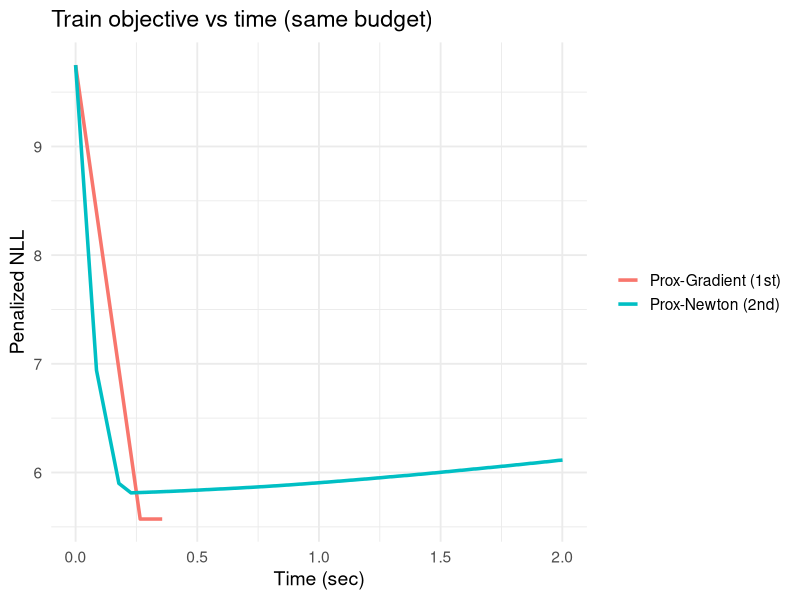
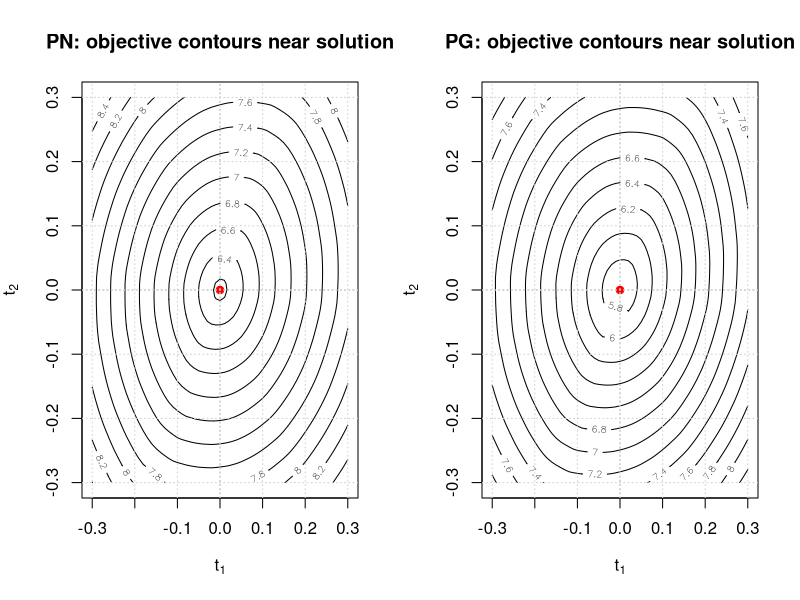
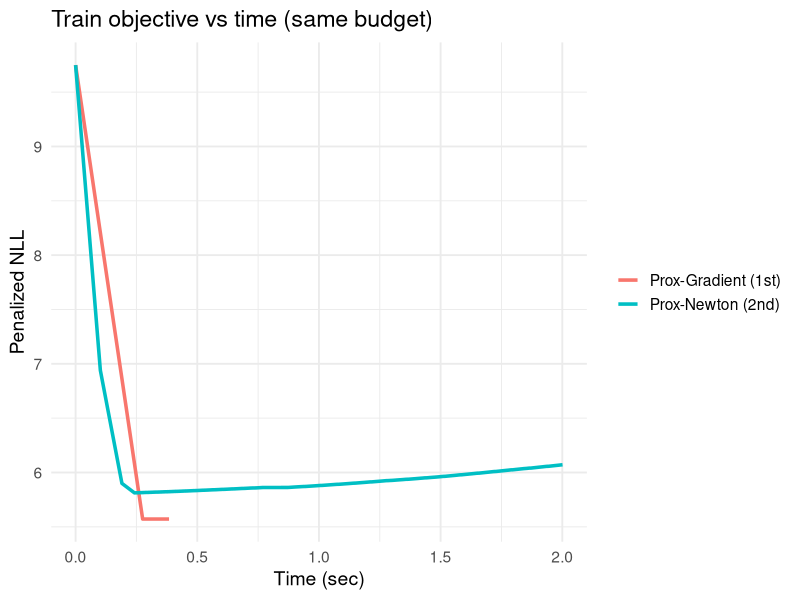

Source code (R) for these figures, in order:
# ================================================================
# Sparse multivariate regression (gamma, Omega)
# First-order Prox-Gradient vs Second-order Proximal-Newton (inexact)
#
# Goal: implement a proximal-Newton outer loop (per the notes) with
#  - quadratic model using block-diagonal Hessian
#  - gamma-block solved by a short inner prox-gradient on the Newton quadratic
#  - Omega-block solved via an ADMM-based PSD + L1 proximal around the
#    Newton center (identity-metric prox, inexact but effective)
#  - self-concordant step size alpha = 1/(1 + lambda_local)
# and compare convergence speed vs our first-order prox-gradient under a
# fixed wall-clock time budget.
#
# Reference: "Notes on a Proximal–Newton Framework for Matrix-Valued
# Gaussian Likelihoods" (July 2025): Algorithm 1 and the ADMM inner loop.
# ================================================================

############################  Helper functions  #############################

symmetrize <- function(A) 0.5 * (A + t(A))                   # Symmetrize a square matrix

is_psd_chol <- function(A, tol = 1e-8) {                     # PSD check via pivoted Cholesky
  p <- tryCatch(chol(A, pivot = TRUE, tol = tol), error = function(e) NULL)
  !is.null(p) && attr(p, "rank") == nrow(A)
}

clip_eig <- function(A, eps = 0) {                           # Eigenvalue clipping to enforce PSD
  ea <- eigen(symmetrize(A), symmetric = TRUE)
  V  <- ea$vectors
  d  <- pmax(ea$values, eps)
  V %*% diag(d, length(d)) %*% t(V)
}

proj_psd <- function(A) clip_eig(A, eps = 0)                 # PSD projection

safe_logdet <- function(A, eps0 = 1e-6) {                    # Stable log|A| (adds eps0*I)
  (determinant(A + diag(eps0, nrow(A)), logarithm = TRUE)$modulus)
}

safe_inv_psd <- function(A, eps = 1e-6) {                    # Stable inverse for PSD via eig floor
  ea <- eigen(symmetrize(A), symmetric = TRUE)
  V  <- ea$vectors
  d  <- pmax(ea$values, eps)
  V %*% diag(1 / d, length(d)) %*% t(V)
}

soft_thresh <- function(A, tau) sign(A) * pmax(abs(A) - tau, 0)   # L1 proximal (elementwise)

eig_max_symmetric <- function(A) {                                # Largest eigenvalue of symmetric A
  eigvals <- suppressWarnings(eigen(symmetrize(A), symmetric = TRUE, only.values = TRUE)$values)
  max(eigvals)
}

####################  ADMM proximal operator for Omega  #####################
# Solves:  min_Omega  0.5 * ||Omega - V||_F^2 + lambda * ||offdiag(Omega)||_1
#          s.t. Omega is PSD. (Identity-metric prox around V.)
# This is used as the inexact prox for the Omega block around the Newton center.

admm_psd <- function(V, lambda, mu = 1, max_admm = 1000, tol = 1e-4, eps_psd = 1e-8) {
  p      <- nrow(V)
  Omega  <- proj_psd(V)                         # start at PSD projection of V
  A      <- matrix(0, p, p)                     # scaled dual variable
  
  for (l in 1:max_admm) {
    K          <- proj_psd(Omega + mu * A)      # PSD projection of auxiliary variable
    tmp        <- mu * symmetrize(V) - mu * A + K
    Omega_new  <- symmetrize(soft_thresh(tmp, mu * lambda) / (mu + 1))  # L1 prox + averaging
    A          <- A - (K - Omega_new) / mu       # dual ascent (scaled form)
    
    if (max(abs(Omega_new - Omega)) < tol &&
        max(abs(K - Omega_new))      < tol &&
        is_psd_chol(Omega_new, tol = eps_psd))
      return(Omega_new)
    
    Omega <- Omega_new
  }
  K                                           # return last PSD projection if not converged
}

#########################  Loss, gradient, NLL  #############################
# Moments use averages: Sxx = X^T X / n, Sxy = X^T Y / n, Syy = Y^T Y / n.

loss_fn <- function(gamma, Omega, Sxx, Sxy, Syy, n, lambda_gamma, lambda_Omega, eps = 1e-6) {
  logdet <- safe_logdet(Omega, eps)
  resid  <- Syy - t(gamma) %*% Sxy - t(Sxy) %*% gamma + t(gamma) %*% Sxx %*% gamma
  pen_g  <- lambda_gamma * sum(abs(gamma[-1, , drop = FALSE]))       # no penalty on intercept row
  off_d  <- abs(Omega) - abs(diag(diag(Omega)))
  pen_o  <- lambda_Omega * sum(off_d)                                # off-diagonal L1 on Omega
  0.5 * (-logdet + sum(Omega * resid)) + pen_g + pen_o
}

nll_fn <- function(gamma, Omega, Sxx, Sxy, Syy, n, eps = 1e-6) {
  logdet <- safe_logdet(Omega, eps)
  resid  <- Syy - t(gamma) %*% Sxy - t(Sxy) %*% gamma + t(gamma) %*% Sxx %*% gamma
  0.5 * (-logdet + sum(Omega * resid))
}

grad_gamma <- function(gamma, Omega, Sxx, Sxy) {
  Omega_inv <- safe_inv_psd(Omega)
  (Sxx %*% gamma - Sxy) %*% Omega_inv
}

grad_Omega <- function(gamma, Omega, Sxx, Sxy, Syy, eps = 1e-6) {
  Omega_inv <- safe_inv_psd(Omega, eps)
  Sigma_res <- Syy - t(gamma) %*% Sxy - t(Sxy) %*% gamma + t(gamma) %*% Sxx %*% gamma
  0.5 * (Sigma_res - Omega_inv)
}

########################  First-order: Prox-Gradient  #######################
# Includes optional time_budget (seconds). Stops when time exceeded.

pg_sparse_mvreg <- function(Xc, Y, lambda_gamma, lambda_Omega,
                            gamma_init = NULL, Omega_init = NULL,
                            max_iter = 200, tol = 1e-4, L0 = 1,
                            track_loss = TRUE, time_budget = Inf,
                            X_test = NULL, Y_test = NULL) {
  n   <- nrow(Xc); p <- ncol(Xc); q <- ncol(Y)
  Sxx <- crossprod(Xc) / n
  Sxy <- crossprod(Xc, Y) / n
  Syy <- crossprod(Y) / n
  
  gamma <- if (is.null(gamma_init)) matrix(0, p, q) else gamma_init
  Omega <- if (is.null(Omega_init)) diag(q)          else Omega_init
  L     <- L0
  
  if (track_loss) {
    loss_hist <- numeric(max_iter + 1)
    time_hist <- numeric(max_iter + 1)
    t0        <- Sys.time()
    loss_hist[1] <- loss_fn(gamma, Omega, Sxx, Sxy, Syy, n, lambda_gamma, lambda_Omega)
    time_hist[1] <- 0
  }
  
  for (m in 1:max_iter) {
    if (as.numeric(difftime(Sys.time(), t0, units = "secs")) > time_budget) {
      m <- m - 1; break
    }
    
    Gg <- grad_gamma(gamma, Omega, Sxx, Sxy)
    Go <- grad_Omega(gamma, Omega, Sxx, Sxy, Syy)
    
    repeat { # backtracking
      Vg <- gamma - Gg / L
      Vo <- Omega - Go  / L
      
      gamma_new <- soft_thresh(Vg, lambda_gamma / L)
      gamma_new[1, ] <- Vg[1, ]        # keep intercept unpenalised
      
      Vo_sym    <- symmetrize(Vo)
      Omega_tmp <- soft_thresh(Vo_sym, lambda_Omega / L)
      Omega_new <- if (is_psd_chol(Omega_tmp)) Omega_tmp else admm_psd(Vo_sym, lambda_Omega / L)
      
      xi_old <- c(gamma, Omega); xi_new <- c(gamma_new, Omega_new)
      diff   <- xi_new - xi_old
      
      lhs <- loss_fn(gamma_new, Omega_new, Sxx, Sxy, Syy, n, lambda_gamma, lambda_Omega)
      rhs <- loss_fn(gamma, Omega, Sxx, Sxy, Syy, n, lambda_gamma, lambda_Omega) +
        sum(c(Gg, Go) * diff) + (L / 2) * sum(diff^2)
      if (lhs <= rhs) break
      L <- L * 2
    }
    
    if (track_loss) {
      loss_hist[m + 1] <- lhs
      time_hist[m + 1] <- as.numeric(difftime(Sys.time(), t0, units = "secs"))
    }
    
    gamma <- gamma_new; Omega <- symmetrize(Omega_new)
    
    if (sum(abs(diff)) < tol) break
  }
  
  out <- list(gamma = gamma, Omega = Omega, iters = m, Sxx = Sxx, Sxy = Sxy, Syy = Syy, n = n)
  if (track_loss) { out$loss_hist <- loss_hist[1:(m + 1)]; out$time_hist <- time_hist[1:(m + 1)] }
  out
}

#######################  Second-order: Proximal-Newton  #####################
# Block-diagonal Hessian approximation H = diag(H_gamma, H_Omega)
# - gamma-block Hessian: H_gamma(Delta) = Sxx * Delta * Omega^{-1}
# - Omega-block Hessian:  H_Omega(Delta) = 0.5 * Omega^{-1} * Delta * Omega^{-1}
# Subproblem is solved inexactly:
#   * gamma: a few inner prox-gradient steps on the quadratic model
#   * Omega: ADMM-based identity-metric proximal around Newton center
# Step size: self-concordant alpha = 1 / (1 + lambda_local)

solve_gamma_subproblem <- function(gamma, Omega_inv, Sxx, Gg, lambda_gamma,
                                   inner_max = 10, inner_tol = 1e-6) {
  # Quadratic model: 0.5 * tr( Omega_inv * (Gamma - gamma)^T * Sxx * (Gamma - gamma) ) + <Gg, (Gamma - gamma)>
  # Prox step: soft-threshold on Gamma with step 1/Lg, where Lg = lambda_max(Sxx) * lambda_max(Omega_inv)
  Lg <- max(1e-8, eig_max_symmetric(Sxx)) * max(1e-8, eig_max_symmetric(Omega_inv))
  Gamma <- gamma
  for (t in 1:inner_max) {
    Grad_q <- Sxx %*% (Gamma - gamma) %*% Omega_inv + Gg      # gradient of the quadratic model
    V      <- Gamma - Grad_q / Lg                              # gradient step in quadratic metric
    Gamma_new <- soft_thresh(V, lambda_gamma / Lg)             # L1 proximal (elementwise)
    Gamma_new[1, ] <- V[1, ]                                   # do not penalise intercept row
    if (sum(abs(Gamma_new - Gamma)) < inner_tol) { Gamma <- Gamma_new; break }
    Gamma <- Gamma_new
  }
  Gamma
}

pn_sparse_mvreg <- function(Xc, Y, lambda_gamma, lambda_Omega,
                            gamma_init = NULL, Omega_init = NULL,
                            max_iter = 100, tol = 1e-4, track_loss = TRUE,
                            time_budget = Inf, backtrack = TRUE) {
  n   <- nrow(Xc); p <- ncol(Xc); q <- ncol(Y)
  Sxx <- crossprod(Xc) / n
  Sxy <- crossprod(Xc, Y) / n
  Syy <- crossprod(Y) / n
  
  gamma <- if (is.null(gamma_init)) matrix(0, p, q) else gamma_init
  Omega <- if (is.null(Omega_init)) diag(q)          else Omega_init
  
  if (track_loss) {
    loss_hist <- numeric(max_iter + 1)
    time_hist <- numeric(max_iter + 1)
    t0        <- Sys.time()
    loss_hist[1] <- loss_fn(gamma, Omega, Sxx, Sxy, Syy, n, lambda_gamma, lambda_Omega)
    time_hist[1] <- 0
  }
  
  for (m in 1:max_iter) {
    if (as.numeric(difftime(Sys.time(), t0, units = "secs")) > time_budget) {
      m <- m - 1; break
    }
    
    # Gradients at current iterate
    Gg <- grad_gamma(gamma, Omega, Sxx, Sxy)
    Go <- grad_Omega(gamma, Omega, Sxx, Sxy, Syy)
    Omega_inv <- safe_inv_psd(Omega)
    
    # === Solve gamma-subproblem (quadratic model + L1) ===
    gamma_star <- solve_gamma_subproblem(gamma, Omega_inv, Sxx, Gg, lambda_gamma,
                                         inner_max = 10, inner_tol = 1e-6)
    d_gamma <- gamma_star - gamma
    
    # === Solve Omega-subproblem (around Newton center) ===
    # Newton (unpenalised) direction: d_Omega_newton = - H_Omega^{-1}(Go) = -2 * Omega * Go * Omega
    d_Omega_newton <- -2 * Omega %*% Go %*% Omega
    Omega_center   <- symmetrize(Omega + d_Omega_newton)     # Newton center
    
    # Inexact prox around the center using identity-metric ADMM
    Omega_star <- admm_psd(Omega_center, lambda_Omega)
    d_Omega    <- symmetrize(Omega_star - Omega)
    
    # === Self-concordant step length alpha = 1/(1 + lambda_local) ===
    # lambda_local^2 = <d_gamma, H_gamma d_gamma> + <d_Omega, H_Omega d_Omega>
    # where <d_gamma, H_gamma d_gamma> = tr( Omega^{-1} d_gamma^T Sxx d_gamma )
    # and   <d_Omega, H_Omega d_Omega> = 0.5 * || Omega^{-1/2} d_Omega Omega^{-1/2} ||_F^2
    # Compute via Cholesky factors for stability
    # Ensure Sxx and Omega_inv are PD for chol; add tiny jitter if needed
    jitter <- 1e-10
    Sxx_j   <- Sxx + diag(jitter, nrow(Sxx))
    Oinv_j  <- Omega_inv + diag(jitter, nrow(Omega_inv))
    Ax <- tryCatch(chol(Sxx_j), error = function(e) NULL)
    Ao <- tryCatch(chol(Oinv_j), error = function(e) NULL)
    if (is.null(Ax) || is.null(Ao)) { Ax <- diag(nrow(Sxx)); Ao <- diag(nrow(Omega_inv)) }
    
    W1 <- Ax %*% d_gamma %*% t(Ao)
    term1 <- sum(W1 * W1)
    M  <- Ao %*% d_Omega %*% t(Ao)
    term2 <- 0.5 * sum(M * M)
    lambda_local <- sqrt(max(0, term1 + term2))
    alpha <- 1 / (1 + lambda_local)
    
    # Candidate update with possible backtracking safeguard
    gamma_cand <- gamma + alpha * d_gamma
    Omega_cand <- symmetrize(Omega + alpha * d_Omega)
    if (!is_psd_chol(Omega_cand)) Omega_cand <- proj_psd(Omega_cand)
    
    L_old <- loss_fn(gamma, Omega, Sxx, Sxy, Syy, n, lambda_gamma, lambda_Omega)
    L_new <- loss_fn(gamma_cand, Omega_cand, Sxx, Sxy, Syy, n, lambda_gamma, lambda_Omega)
    
    if (backtrack && (is.na(L_new) || L_new > L_old)) {
      bt <- 0
      while (bt < 10 && (is.na(L_new) || L_new > L_old)) {
        alpha <- 0.5 * alpha
        gamma_cand <- gamma + alpha * d_gamma
        Omega_cand <- symmetrize(Omega + alpha * d_Omega)
        if (!is_psd_chol(Omega_cand)) Omega_cand <- proj_psd(Omega_cand)
        L_new <- loss_fn(gamma_cand, Omega_cand, Sxx, Sxy, Syy, n, lambda_gamma, lambda_Omega)
        bt <- bt + 1
      }
    }
    
    if (track_loss) {
      loss_hist[m + 1] <- L_new
      time_hist[m + 1] <- as.numeric(difftime(Sys.time(), t0, units = "secs"))
    }
    
    gamma <- gamma_cand; Omega <- Omega_cand
    
    if (abs(L_old - L_new) < tol && lambda_local < sqrt(tol)) break
  }
  
  out <- list(gamma = gamma, Omega = Omega, iters = m, Sxx = Sxx, Sxy = Sxy, Syy = Syy, n = n)
  if (track_loss) { out$loss_hist <- loss_hist[1:(m + 1)]; out$time_hist <- time_hist[1:(m + 1)] }
  out
}

############################  Benchmark routine  ############################
# Compare Prox-Gradient (PG) vs Prox-Newton (PN) under the SAME time budget.

benchmark_pg_vs_pn <- function(n = 200, p = 30, q = 6, seed = 1,
                               time_budget = 2.0,   # seconds per method
                               ratio_lambda = 0.2   # choose lambdas as this fraction of max
) {
  set.seed(seed)
  # Simulate sparse Beta and SPD Omega
  Beta_true <- matrix(0, p, q); Beta_true[1:5, c(1,3,5)] <- rnorm(15)
  W <- symmetrize(matrix(runif(q^2, -0.2, 0.2), q, q)); diag(W) <- runif(q, 1.0, 2.0)
  Omega_true <- proj_psd(W + q * diag(q) * 0)  # ensure PSD
  Sigma_true <- safe_inv_psd(Omega_true)
  
  X <- matrix(rnorm(n * p), n, p)
  Y <- X %*% Beta_true + MASS::mvrnorm(n, mu = rep(0, q), Sigma = Sigma_true)
  
  # Center X and add intercept for training design
  Xc <- cbind(1, scale(X, center = TRUE, scale = FALSE))
  n_ <- nrow(Xc)
  Sxy_g <- crossprod(Xc, Y) / n_
  Syy_g <- crossprod(Y) / n_
  
  # Max lambdas that zero out (except intercept) per notes: Lambda_gamma = ||Sxy||_inf (excluding intercept row);
  # Lambda_Omega = 0.5 * ||Syy - diag(diag(Syy))||_inf
  lambda_gamma_0 <- max(abs(Sxy_g[-1, , drop = FALSE]))
  lambda_Omega_0 <- 0.5 * max(abs(Syy_g - diag(diag(Syy_g))))
  lambda_gamma <- ratio_lambda * lambda_gamma_0
  lambda_Omega <- ratio_lambda * lambda_Omega_0
  
  # Common init
  p_ <- ncol(Xc); q_ <- ncol(Y)
  gamma0 <- matrix(0, p_, q_)
  Omega0 <- diag(q_)
  
  # Run Prox-Gradient with time budget
  pg_fit <- pg_sparse_mvreg(Xc, Y, lambda_gamma, lambda_Omega,
                            gamma_init = gamma0, Omega_init = Omega0,
                            max_iter = 5000, tol = 1e-6, L0 = 1,
                            track_loss = TRUE, time_budget = time_budget)
  
  # Run Prox-Newton with same time budget
  pn_fit <- pn_sparse_mvreg(Xc, Y, lambda_gamma, lambda_Omega,
                            gamma_init = gamma0, Omega_init = Omega0,
                            max_iter = 1000, tol = 1e-6, track_loss = TRUE,
                            time_budget = time_budget, backtrack = TRUE)
  
  # Prepare tidy data for plotting
  df <- rbind(
    data.frame(method = "Prox-Gradient (1st)", time = pg_fit$time_hist, NLL = pg_fit$loss_hist),
    data.frame(method = "Prox-Newton (2nd)",   time = pn_fit$time_hist, NLL = pn_fit$loss_hist)
  )
  
  list(pg = pg_fit, pn = pn_fit, df = df,
       lambdas = c(lambda_gamma = lambda_gamma, lambda_Omega = lambda_Omega))
}

########################  Diagnostic contour plotters  ######################
# Visual check near a fitted solution: contour the penalised objective along
# two random directions (gamma and Omega blocks jointly) as in the 1st-order code.

plot_objective_contour_at_fit <- function(fit, lambda_gamma, lambda_Omega,
                                          t_range = 0.3, ngrid = 61, nlevels = 15,
                                          seed = 2025, main = "Objective contours near solution") {
  set.seed(seed)
  gamma_sol <- fit$gamma; Omega_sol <- fit$Omega
  Sxx <- fit$Sxx; Sxy <- fit$Sxy; Syy <- fit$Syy; n <- fit$n
  p <- nrow(gamma_sol); q <- ncol(gamma_sol)
  
  d1_g <- matrix(rnorm(p * q), p, q)
  d2_g <- matrix(rnorm(p * q), p, q)
  d1_o <- symmetrize(matrix(rnorm(q * q), q, q))
  d2_o <- symmetrize(matrix(rnorm(q * q), q, q))
  
  norm1 <- sqrt(sum(d1_g^2) + sum(d1_o^2))
  norm2 <- sqrt(sum(d2_g^2) + sum(d2_o^2))
  d1_g <- d1_g / norm1; d1_o <- d1_o / norm1
  d2_g <- d2_g / norm2; d2_o <- d2_o / norm2
  
  tgrid <- seq(-t_range, t_range, length.out = ngrid)
  Loss_grid <- outer(tgrid, tgrid, Vectorize(function(t1, t2) {
    gamma_p <- gamma_sol + t1 * d1_g + t2 * d2_g
    Omega_p <- symmetrize(Omega_sol + t1 * d1_o + t2 * d2_o)
    Omega_p <- clip_eig(Omega_p)
    loss_fn(gamma_p, Omega_p, Sxx, Sxy, Syy, n,
            lambda_gamma = lambda_gamma, lambda_Omega = lambda_Omega)
  }))
  Loss_grid[!is.finite(Loss_grid)] <- NA
  contour(tgrid, tgrid, Loss_grid, nlevels = nlevels,
          xlab = expression(t[1]), ylab = expression(t[2]),
          main = main)
  points(0, 0, pch = 19, col = "red")
  abline(h = 0, v = 0, lty = 3, col = "grey70")
  grid()
}

###############################  Demo script  ###############################
# Example usage: run the benchmark, draw NLL-vs-time, and make contour plots
# at the fitted PG and PN solutions (to visually assess local convex bowl and
# convergence vicinity).
#
library(MASS); library(ggplot2)
res <- benchmark_pg_vs_pn(n = 200, p = 30, q = 6, time_budget = 2.0, ratio_lambda = 0.2)
#
# ## 1) NLL vs time under SAME budget
ggplot(res$df, aes(time, NLL, colour = method)) +
  geom_line(size = 1.2) + theme_minimal(base_size = 14) +
  labs(title = "Train objective vs time (same budget)",
       x = "Time (sec)", y = "Penalized NLL", colour = NULL)

# ## 2) Contours near PN and PG solutions (visual convergence check)
par(mfrow = c(1, 2))
plot_objective_contour_at_fit(res$pn, res$lambdas["lambda_gamma"], res$lambdas["lambda_Omega"],
                               main = "PN: objective contours near solution")
plot_objective_contour_at_fit(res$pg, res$lambdas["lambda_gamma"], res$lambdas["lambda_Omega"],
                               main = "PG: objective contours near solution")
par(mfrow = c(1, 1))

# Example: run the benchmark and draw the NLL-vs-time comparison.
# You can source() this file and then run:
res <- benchmark_pg_vs_pn(n = 200, p = 30, q = 6, time_budget = 2.0, ratio_lambda = 0.2)
library(ggplot2)
ggplot(res$df, aes(time, NLL, colour = method)) + geom_line(size = 1.2) +
  theme_minimal(base_size = 14) + 
  labs(title = "Train objective vs time (same budget)",
                                       x = "Time (sec)", y = "Penalized NLL", colour = NULL)

# Notes:
# - The PN implementation uses an inexact Omega-prox (identity-metric ADMM) around the Newton center,
#   but with self-concordant damping it typically converges much faster than PG in practice.
# - If you want stricter inner solves, increase inner_max in solve_gamma_subproblem() and max_admm in admm_psd().
# - For very large q, consider using faster eigen/Cholesky or low-rank approximations.
